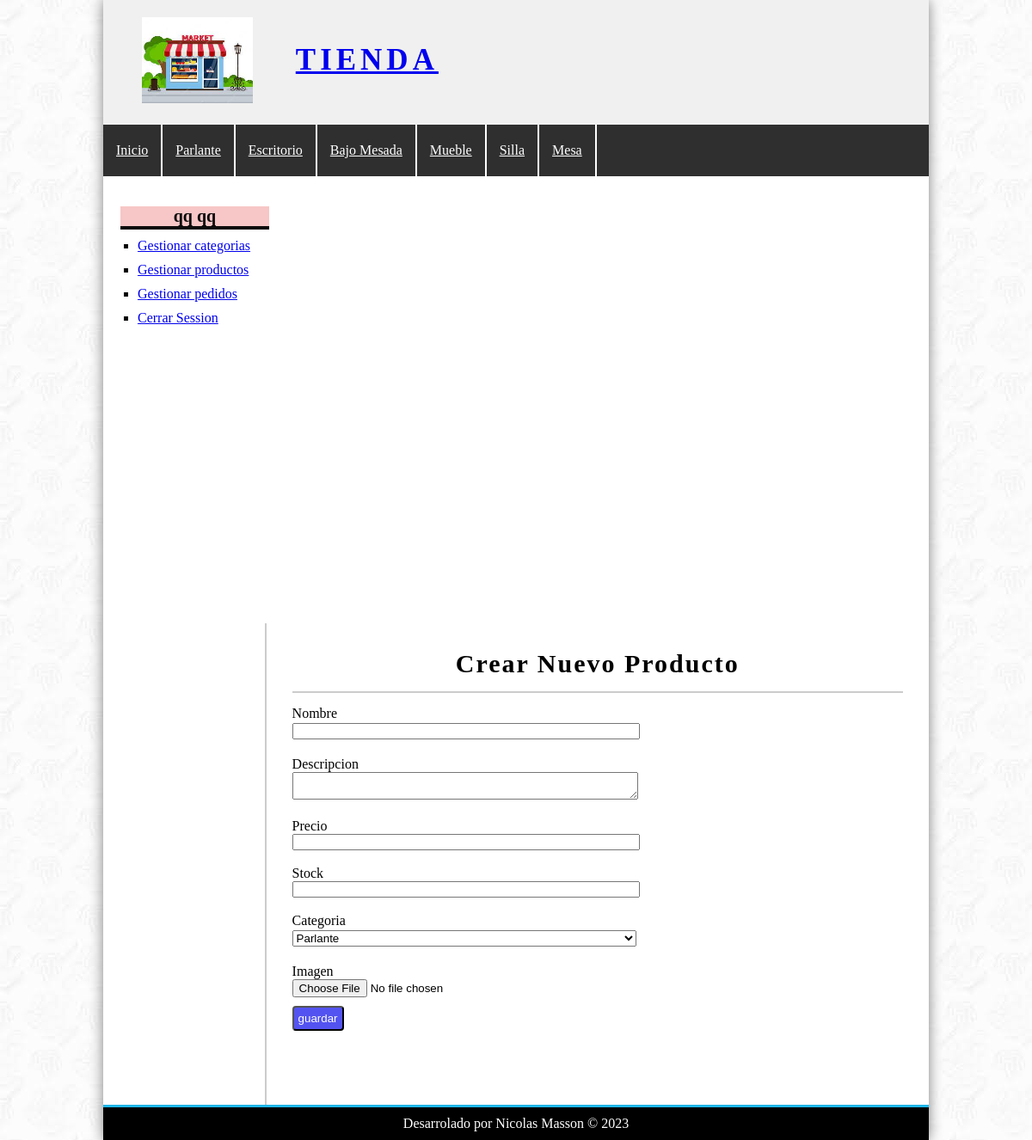
The page /?controller=producto&accion=crear (signed in) on the database its author committed.
### tables this page shows
CREATE TABLE `categorias` (
  `id_Categoria` int(11) NOT NULL,
  `nombre` varchar(100) NOT NULL
);

### config/bd.php (called while the page is built)
<?php
class Database{
    public static function conectar(){
        $bd=new mysqli('localhost','root','','tienda');
        $bd->query("SET NAMES 'utf8'");
        return $bd;
    }
}
?>

### helper/utilidades.php (called while the page is built, shortened)
<?php
class utilidades
{
	public static function mostrarCategorias()
	{
		require_once 'models/categoria.php';
		$categoria = new Categoria();
		$categorias = $categoria->getCategorias();
		return $categorias;
	}
}

### models/categoria.php (called while the page is built, shortened)
<?php
require_once 'config/bd.php';
class Categoria
{
	private $bd;
	public function __construct()
	{
		$this->bd = Database::conectar();
	}
	public function getCategorias()
	{
		$getCategorias = $this->bd->query("SELECT * FROM categorias ORDER BY id_Categoria desc");
		return $getCategorias;
	}
}
?>

### controllers/ProductoController.php (called while the page is built, shortened)
<?php
class productoController
{
    public function crear()
    {
        require_once 'views/producto/crear.php';
    }
}
?>

### views/producto/crear.php (the view, shortened to what this page needs)
<?php if (isset($editarProducto) && isset($traerProducto) && is_object($traerProducto)) { ?>
    <h1>Editar Producto "
        <?= $traerProducto->nombre ?>"
    </h1>
    <?php $URLaccion = base_url . "?controller=producto&accion=guardar&id=" . $traerProducto->id_Producto ?>
<?php } else { ?>
    <h1>Crear Nuevo Producto</h1>
    <?php $URLaccion = base_url . "?controller=producto&accion=guardar" ?>
<?php }
; ?>
<form action="<?= $URLaccion ?>" method="POST" enctype="multipart/form-data">
    <label>Nombre</label>
    <input type="text" name="nombre" style="width: 400px;"
        value="<?= isset($traerProducto) && is_object($traerProducto) ? $traerProducto->nombre : ''; ?>"> </br>
    <label>Descripcion</label> </br>
    <textarea name="descripcion"
        style="width: 400px;"> <?= isset($traerProducto) && is_object($traerProducto) ? $traerProducto->descripcion : ''; ?></textarea>
    <label>Precio</label> </br>
    <input type="number" name="precio" style="width: 400px;"
        value="<?= isset($traerProducto) && is_object($traerProducto) ? $traerProducto->precio : ''; ?>"> </br> </br>
    <label>Stock</label> </br>
    <input type="number" name="stock" style="width: 400px;"
        value="<?= isset($traerProducto) && is_object($traerProducto) ? $traerProducto->stock : ''; ?>"> </br> </br>
    <label>Categoria</label>
    <?php $mostrarCategoria = utilidades::mostrarCategorias(); ?>
    <Select name="categoria" style="width: 400px;">
        <?php while ($cate = $mostrarCategoria->fetch_object()): ?>
            <option value="<?= $cate->id_Categoria ?>" <?= isset($traerProducto) && is_object($traerProducto) && ($cate->id_Categoria == $traerProducto->id_Categoria) ? 'selected' : ''; ?>>
                <?= $cate->nombre ?>
            </option>
        <?php endwhile; ?>
    </Select> </br>
    <label for="imagen">Imagen</label> </br>
    <input type="file" name="imagen"> </br>
    <input type="submit" value="guardar">
</form>

### views/layout/header.php (shortened to what this page needs)
<!DOCTYPE HTML>
<html lang="es">
<head>
    <link rel="stylesheet" href="<?= base_url ?>css/styles.css" />
</head>
<body>
    <div id="contenedor">
        <header id="header">
            <div id="imagen">
                <img src="<?= base_url ?>img/tienda.jpg" alt="Imagen Tienda">
                <a href="index.php">Tienda</a>
            </div>
        </header>
        <?php
        require_once 'helper/utilidades.php';
        $categorias = utilidades::mostrarCategorias(); ?>
        <nav id="menu">
            <ul>
                <li>
                    <a href="<?= base_url ?>index.php">Inicio</a>
                </li>
                <?php while ($cate = $categorias->fetch_object()): ?>
                    <li>
                        <a href="<?= base_url ?>?controller=categoria&accion=ver&id=<?= $cate->id_Categoria ?>"><?= $cate->nombre ?></a>
                    </li>
                <?php endwhile; ?>
            </ul>
        </nav>

### css/styles.css (style rules this page uses)
* { padding: 0px; margin: 0px; }
body { background: url(../img/Fondo.jpg); }
#header { height: 145px; background-color: #F0F0F0; }
#contenedor { width: 80%; margin: 0px auto; box-shadow: 0px 0px 15px gray; background-color: white; }
#imagen { padding: 20px; margin-left: 25px; float: left; }
#imagen img { float: left; height: 100px; }
#imagen a { float: left; font-size: 35px; letter-spacing: 5px; text-transform: uppercase; font-weight: bold; margin-top: 30px; margin-left: 50px; }
#menu { clear: both; background: #2f2f2f; color: gray; height: 60px; }
#menu a { display: block; color: white; padding-left: 15px; padding-right: 15px; }
#menu ul { list-style: none; text-decoration: none; margin: 0px auto; }
#menu ul li { line-height: 60px; float: left; border-right: 2px solid #fefefe; }
input[type="text"], input[type="password"], input[type="email"], select { display: block; width: 100%; margin-top: 2px; margin-bottom: 2px; }
input[type="button"], input[type="submit"], button, .button { display: block; margin-top: 10px; border-radius: 4px; width: auto; padding: 5px; color: white; background: rgb(83, 83, 241); }
#central h1 { font-size: 30px; font-weight: bold; letter-spacing: 2px; text-align: center; border-bottom: 2px solid #ccc; margin-bottom: 15px; padding-bottom: 15px; }

### rows shown on the page
categorias: nombre "Parlante"
categorias: nombre "Escritorio"
categorias: nombre "Bajo Mesada"
categorias: nombre "Mueble"
categorias: nombre "Silla"
categorias: nombre "Mesa"

### other values the page prints
$_SESSION['identificacion']->nombre "qq"
$_SESSION['identificacion']->apellido "qq"
form field categoria "Parlante"
